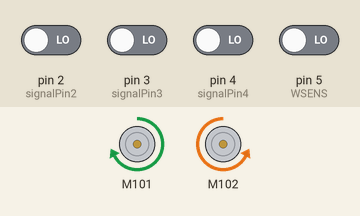
The sketch below on a simulated Arduino Uno, built with avr-gcc and run on an emulated ATmega328P. On the bench: 2 × DC motor (green arrow = forward, orange = backward, longer = faster). The test bench sets the inputs (shaded band); at power-on: pin 2 (signalPin2), pin 3 (signalPin3), pin 4 (signalPin4), pin 5 (WSENS) LOW.

Above: at 1.2 s.
1.3 s: pin 2 (signalPin2) driven HIGH
At 1.6 s:
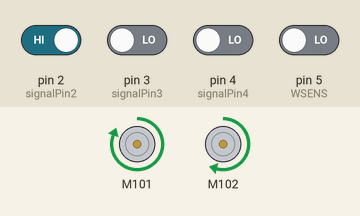
2.8 s: pin 3 (signalPin3) driven HIGH
At 4.0 s:
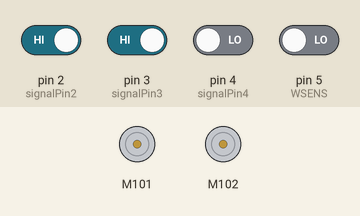
4.3 s: pin 3 (signalPin3) driven LOW
At 5.1 s:
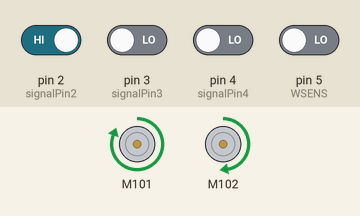
Timing chart, 0 to 7.3 s (numbered marks = the images above; inputs shaded):
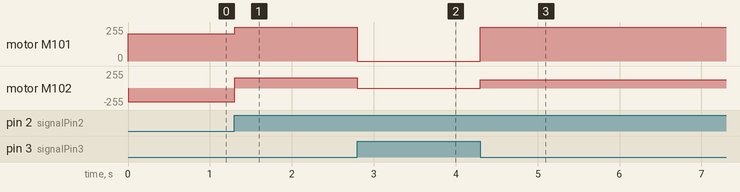

The sketch:

DirContrTest4.ino
```cpp
#include <Grove_I2C_Motor_Driver.h> // Library containing the Motor Driver functionalities
#include <Wire.h>
#include "robot.h" // Library containing the robot functionalities

// ============================== EXPERIMENTAL

// =============================== EXPERIMENTAL

// Define which pin should be used to get the sensors input
int signalPin2 = 2;
int signalPin3 = 3;
int signalPin4 = 4;

Robot robot; // Create a new robot object

void setup()
{
  pinMode(signalPin2, INPUT); // Init each pin with INPUT mode
  pinMode(signalPin3, INPUT); // (default mode)
  pinMode(signalPin4, INPUT);

  Serial.begin(9600);

  robot.init(); // Call the initialization
}

void loop()
{
  robot.run(); // Call the run
  robot.wheelSpeed();
  /* ============================== EXPERIMENTAL*/
}
```

moteur.cpp
```cpp
#include "moteur.h"

Moteur::Moteur()
{
}

Moteur::~Moteur()
{
}

void Moteur::init() // Initialize the robot
{
// Motor Driver function to start the I2C component
// Each I2C component uses an address in the form 0xFF
  Motor.begin(i2c_add);
}

// Moteur function to update the speed of the robot
// Takes two values in input for motor 1 and 2
void Moteur::upSpeed(const int &moteurA, const int &moteurB)
{
// Motor Driver functions to modify the speed of each motor
  Motor.speed(MOTOR1, moteurA); // Update MOTOR1 speed
  Motor.speed(MOTOR2, -moteurB); // Update MOTOR2 speed (engines were mounted in reverse so value has to be reversed also)
}
```

moteur.h
```cpp
#ifndef MOTEUR_H
#define MOTEUR_H

#include <Grove_I2C_Motor_Driver.h>
#define i2c_add 0x0f // Define the address of the I2C Motor Driver Component

class Moteur
{
  public:
    Moteur();
    ~Moteur();

    void init(); // The initialization
    void upSpeed(const int &moteurA, const int &moteurB); // The speed update

};


#endif
```

robot.cpp
```cpp
#include "robot.h"

int wTrans = 0;
int wTime;

bool sensTrans;
bool sensState;

Robot::Robot()
{
}


Robot::~Robot()
{
}

void Robot::init()
{
  moteurs.init();
}

void Robot::run() // The main function to run the robot
{
  byte i, j, dir; // i and j are our incrementation vars for the loop
		  // dir is the "direction" variable, it contains information about the sensors state
		  // The sensors state is represented by a binary state, one bit per sensor, for a total of 3 bits

  for(dir=0, i=2, j=1; i<5; i++, j <<= 1) { // Read each pin INPUT (2-5)
    if(digitalRead(i) == HIGH) // If the sensor detects BLACK, then update the dir var
      dir += j; // j is added to dir. For each turn of the loop, j is bit-shifted to the left
  }

  switch (dir) { // Defines the behavior of the robot depending on the sensors state
		 // To make it clearer, each case will be associated to its binary value

  case 0: // 000 : No line detected - Keep going for some time
    moteurs.upSpeed(80, 80);
    break;

  case 1: // 001 : Line on the right - Adjust to the right
    moteurs.upSpeed(100, -60);
    break;

  case 2: // 010 : Line in the middle - Keep going
    moteurs.upSpeed(80, 80);
    break;

  case 3: // 011 : Line on both right and mid - Turn right
    moteurs.upSpeed(0, 0); // Stop the robot
    while(digitalRead(3) != HIGH) // While the middle sensor is not on the line
      moteurs.upSpeed(100, -50); // Turn right by decreasing the right wheels speed
    break;

  case 4: // 100 : Line on the left - Adjust to the left
    moteurs.upSpeed(-60, 100);
    break;

  case 5: // 101 : Line on both right and left - Not yet handled, keep going forward
    moteurs.upSpeed(80, 80);
    break;

  case 6: // 110 : Line on both left and mid - Turn left
    moteurs.upSpeed(0, 0);
    while(digitalRead(3) != HIGH)
      moteurs.upSpeed(-50, 100);
    break;

  case 7: // 111 : Line on left, right and mid - Not yet handled, turn left
    moteurs.upSpeed(0, 0);
    while(digitalRead(3) != HIGH)
      moteurs.upSpeed(100, -50);
    break;
  }

}

void Robot::wheelSpeed() {
  float wSpeed;
  sensState = digitalRead(WSENS);

  if(sensTrans != sensState) {
    if(wTrans == 0)
      wTime = millis();

    wTrans++;
    sensTrans = sensState;

    if(wTrans == 20) {
      wTime = millis() - wTime;
      wTrans = 0;
      wSpeed = WCIRCONF / (float)wTime;
      Serial.println(wSpeed);
    }
  }
}
```

robot.h
```cpp
#ifndef ROBOT_H
#define ROBOT_H

#include "moteur.h"

#define WCIRCONF 396 // Circonference of the wheel in mm
#define WSENS 5 // Wheel sensor digital pin


class Robot // The Robot class
{
public:
  Robot();
  ~Robot();

  void init(); // The initializiation function
  void run(); // The main run function
  void wheelSpeed();

private:
  Moteur moteurs; // The moteurs object
};


#endif
```

Measured:
- after the input at 1.3 s, motor M101: forward 204/255 → forward 255/255 at once; motor M102: backward 204/255 → forward 153/255 at once
- after the input at 2.8 s, motor M101: forward 255/255 → stopped at once; motor M102: forward 153/255 → stopped at once
- after the input at 4.3 s, motor M101: stopped → forward 255/255 at once; motor M102: stopped → forward 127/255 at once
